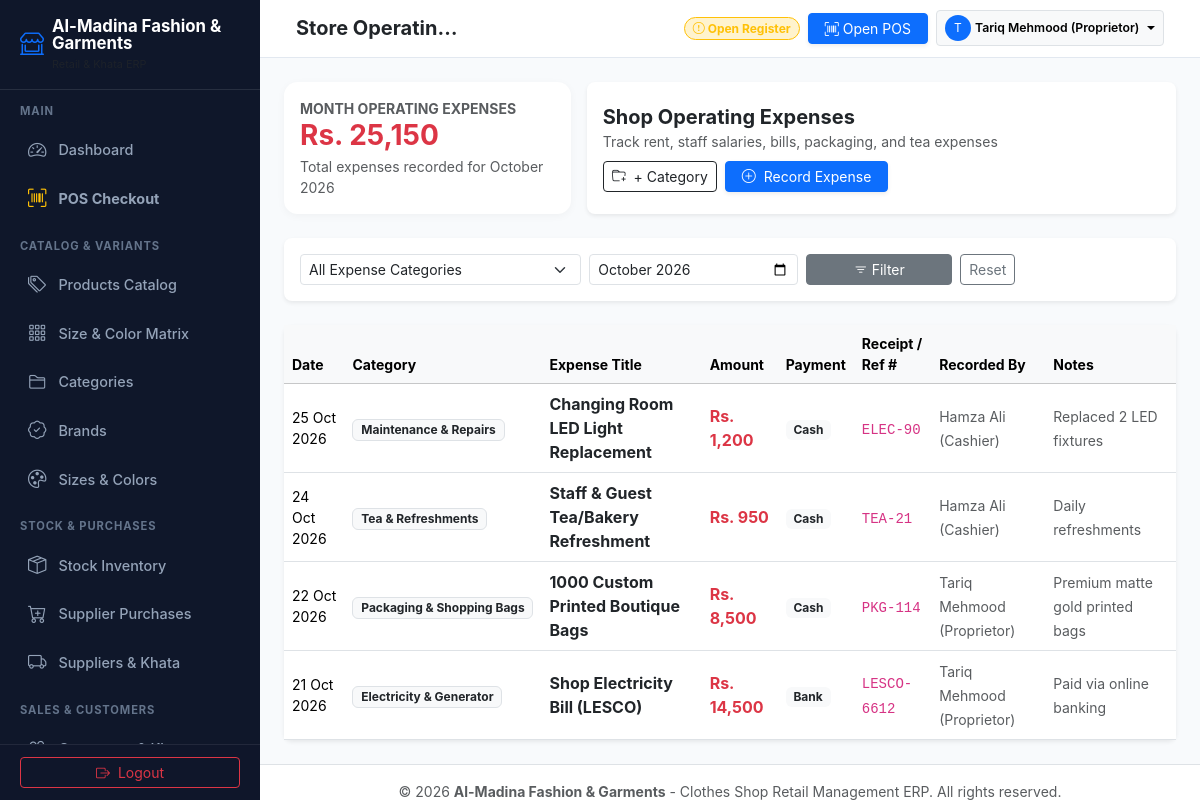
/expenses.php (signed in), run on the app's committed database.
### tables this page shows
CREATE TABLE `expenses` (
  `id` INT AUTO_INCREMENT PRIMARY KEY,
  `category_id` INT NOT NULL,
  `expense_date` DATE NOT NULL,
  `title` VARCHAR(150) NOT NULL,
  `amount` DECIMAL(12,2) NOT NULL,
  `payment_method` VARCHAR(50) NOT NULL DEFAULT 'cash',
  `reference_no` VARCHAR(100) NULL,
  `register_id` INT NULL,
  `notes` TEXT NULL,
  `created_by` INT NULL,
  `created_at` TIMESTAMP DEFAULT CURRENT_TIMESTAMP,
  FOREIGN KEY (`category_id`) REFERENCES `expense_categories`(`id`) ON DELETE RESTRICT
);

CREATE TABLE `expense_categories` (
  `id` INT AUTO_INCREMENT PRIMARY KEY,
  `name` VARCHAR(100) NOT NULL UNIQUE,
  `description` VARCHAR(255) NULL
);

CREATE TABLE `users` (
  `id` INT AUTO_INCREMENT PRIMARY KEY,
  `username` VARCHAR(50) NOT NULL UNIQUE,
  `password_hash` VARCHAR(255) NOT NULL,
  `full_name` VARCHAR(100) NOT NULL,
  `role` ENUM('admin', 'manager', 'cashier', 'inventory', 'accountant') NOT NULL DEFAULT 'cashier',
  `phone` VARCHAR(25) NULL,
  `status` ENUM('active', 'inactive') NOT NULL DEFAULT 'active',
  `created_at` TIMESTAMP DEFAULT CURRENT_TIMESTAMP
);

### expenses.php (the view, shortened to what this page needs)
<?php
require_once __DIR__ . '/includes/header.php';
$month = $_GET['month'] ?? date('Y-m');
$where = ["1=1"];
$params = [];
if (!empty($month)) {
    $where[] = "DATE_FORMAT(e.expense_date, '%Y-%m') = ?";
    $params[] = $month;
}
$where_clause = implode(' AND ', $where);
$sql = "SELECT e.*, ec.name AS category_name, u.full_name AS created_by_name
        FROM expenses e
        JOIN expense_categories ec ON e.category_id = ec.id
        LEFT JOIN users u ON e.created_by = u.id
        WHERE $where_clause
        ORDER BY e.expense_date DESC, e.id DESC";
$stmt = $pdo->prepare($sql);
$stmt->execute($params);
$expenses = $stmt->fetchAll();
$stmtTotal = $pdo->prepare("SELECT COALESCE(SUM(amount), 0) FROM expenses WHERE DATE_FORMAT(expense_date, '%Y-%m') = ?");
$stmtTotal->execute([$month]);
$monthTotal = floatval($stmtTotal->fetchColumn());
?>
<div class="row g-3 mb-4">
    <div class="col-12 col-md-4">
        <div class="card kpi-card p-3 h-100">
            <span class="text-muted small fw-bold text-uppercase">Month Operating Expenses</span>
            <h3 class="fw-bold mb-1 text-danger"><?= format_currency($monthTotal) ?></h3>
            <small class="text-muted">Total expenses recorded for <?= date('F Y', strtotime($month . '-01')) ?></small>
        </div>
    </div>
    <div class="col-12 col-md-8">
        <div class="card border-0 shadow-sm rounded-3 p-3 h-100 d-flex flex-column justify-content-center">
            <div class="d-flex flex-wrap justify-content-between align-items-center gap-2">
                <div>
                    <h5 class="fw-bold mb-0">Shop Operating Expenses</h5>
                    <small class="text-muted">Track rent, staff salaries, bills, packaging, and tea expenses</small>
                </div>
                <div class="d-flex gap-2">
                    <button class="btn btn-outline-dark btn-sm" data-bs-toggle="modal" data-bs-target="#addCategoryModal">
                        <i class="bi bi-folder-plus me-1"></i> + Category
                    </button>
                    <button class="btn btn-primary btn-sm px-3 shadow-sm" data-bs-toggle="modal" data-bs-target="#addExpenseModal">
                        <i class="bi bi-plus-circle me-1"></i> Record Expense
                    </button>
                </div>
            </div>
        </div>
    </div>
</div>
<div class="card border-0 shadow-sm rounded-3 p-3 mb-4">
    <form method="GET" action="expenses.php" class="row g-2 align-items-center">
        <div class="col-12 col-md-4">
            <select name="category_id" class="form-select form-select-sm">
                <option value="0">All Expense Categories</option>
            </select>
        </div>
        <div class="col-6 col-md-3">
            <input type="month" name="month" class="form-control form-control-sm" value="<?= htmlspecialchars($month) ?>">
        </div>
        <div class="col-6 col-md-3 d-flex gap-2">
            <button type="submit" class="btn btn-secondary btn-sm flex-grow-1"><i class="bi bi-filter"></i> Filter</button>
            <a href="expenses.php" class="btn btn-outline-secondary btn-sm">Reset</a>
        </div>
    </form>
</div>
<div class="card border-0 shadow-sm rounded-3">
    <div class="table-responsive">
        <table class="table table-hover align-middle mb-0">
            <thead class="table-light small text-muted">
                <tr>
                    <th>Date</th>
                    <th>Category</th>
                    <th>Expense Title</th>
                    <th>Amount</th>
                    <th>Payment</th>
                    <th>Receipt / Ref #</th>
                    <th>Recorded By</th>
                    <th>Notes</th>
                </tr>
            </thead>
            <tbody>
                <?php if (empty($expenses)): ?>
                    <tr><td colspan="8" class="text-center py-5 text-muted">No expense records found for this period.</td></tr>
                <?php else: ?>
                    <?php foreach ($expenses as $ex): ?>
                        <tr>
                            <td class="small"><?= date('d M Y', strtotime($ex['expense_date'])) ?></td>
                            <td><span class="badge bg-light text-dark border"><?= htmlspecialchars($ex['category_name']) ?></span></td>
                            <td><strong class="text-dark"><?= htmlspecialchars($ex['title']) ?></strong></td>
                            <td><strong class="text-danger"><?= format_currency($ex['amount']) ?></strong></td>
                            <td><?= payment_badge($ex['payment_method']) ?></td>
                            <td><code class="small"><?= htmlspecialchars($ex['reference_no'] ?? '-') ?></code></td>
                            <td><small class="text-muted"><?= htmlspecialchars($ex['created_by_name'] ?? 'System') ?></small></td>
                            <td><small class="text-muted"><?= htmlspecialchars($ex['notes'] ?? '-') ?></small></td>
                        </tr>
                    <?php endforeach; ?>
                <?php endif; ?>
            </tbody>
        </table>
    </div>
</div>
<?php require_once __DIR__ . '/includes/footer.php'; ?>

### config/helpers.php (shortened to what this page needs)
<?php
function format_currency($amount, $currency = null) {
    if ($currency === null) {
        $currency = 'Rs. ';
    }
    return $currency . number_format((float)$amount, 0);
}
function payment_badge($method) {
    $method = strtolower((string)$method);
    $map = [
        'cash'      => '<span class="badge bg-success"><i class="bi bi-cash"></i> Cash</span>',
        'card'      => '<span class="badge bg-primary"><i class="bi bi-credit-card"></i> Card</span>',
        'bank'      => '<span class="badge bg-info text-dark"><i class="bi bi-bank"></i> Bank</span>',
        'jazzcash'  => '<span class="badge bg-danger"><i class="bi bi-phone"></i> JazzCash</span>',
        'easypaisa' => '<span class="badge bg-success"><i class="bi bi-wallet2"></i> Easypaisa</span>',
        'split'     => '<span class="badge bg-secondary"><i class="bi bi-pie-chart"></i> Split</span>',
    ];
    return $map[$method] ?? '<span class="badge bg-light text-dark">' . ucfirst($method) . '</span>';
}

### assets/css/clothes-retail.css (style rules this page uses)
:root { --cr-primary: #4f46e5; --cr-primary-hover: #4338ca; --cr-secondary: #0ea5e9; --cr-dark: #1e1b4b; --cr-sidebar-bg: #0f172a; --cr-sidebar-hover: #1e293b; --cr-accent: #f43f5e; --cr-bg: #f8fafc; --cr-card-bg: #ffffff; --cr-border: #e2e8f0; }
html, body { height: 100%; }
body { background-color: var(--cr-bg); font-family: -apple-system, BlinkMacSystemFont, "Segoe UI", Roboto, "Helvetica Neue", Arial, sans-serif; color: #334155; min-height: 100%; }
@media (min-width: 992px) { html, body { height: 100vh; overflow: hidden; } }
.kpi-card { border: none; border-radius: 0.85rem; background: #ffffff; box-shadow: 0 2px 8px rgba(0, 0, 0, 0.04); transition: transform 0.2s ease, box-shadow 0.2s ease; }
.table-responsive { -webkit-overflow-scrolling: touch; }

### data on the page
expenses: expense_date "25 Oct 2026", category.name "Maintenance & Repairs", title "Changing Room LED Light Replacement", amount "Rs. 1,200", payment_method "Cash", reference_no "ELEC-90", users.full_name "Hamza Ali (Cashier)", notes "Replaced 2 LED fixtures"
expenses: expense_date "24 Oct 2026", category.name "Tea & Refreshments", title "Staff & Guest Tea/Bakery Refreshment", amount "Rs. 950", payment_method "Cash", reference_no "TEA-21", users.full_name "Hamza Ali (Cashier)", notes "Daily refreshments"
expenses: expense_date "22 Oct 2026", category.name "Packaging & Shopping Bags", title "1000 Custom Printed Boutique Bags", amount "Rs. 8,500", payment_method "Cash", reference_no "PKG-114", users.full_name "Tariq Mehmood (Proprietor)", notes "Premium matte gold printed bags"
expenses: expense_date "21 Oct 2026", category.name "Electricity & Generator", title "Shop Electricity Bill (LESCO)", amount "Rs. 14,500", payment_method "Bank", reference_no "LESCO-6612", users.full_name "Tariq Mehmood (Proprietor)", notes "Paid via online banking"

### other printed values
$shop_name "Al-Madina Fashion & Garments"
$page_title "Store Operatin…"
$avatarLetter "T"
$displayName "Tariq Mehmood (Proprietor)"
format_currency($monthTotal) "Rs. 25,150"
